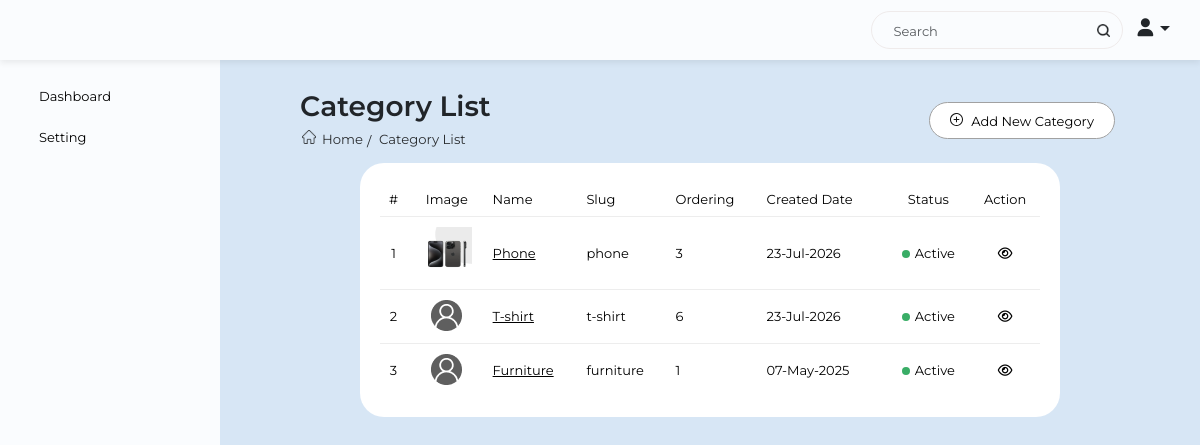
/backend/product-main-category-list/ (signed in), run on the app's committed database.
### backend/models.py (models this page shows, shortened)
class ProductMainCategory(models.Model):
    main_cat_name = models.CharField(max_length=100, unique=True)
    cat_slug      = models.SlugField(max_length=150, unique=True, blank=True)
    cat_image     = models.ImageField(upload_to='ecommerce/category_images/', blank=True, null=True)
    description   = models.TextField(blank=True, null=True)
    cat_ordering  = models.IntegerField(default=0,blank=True, null=True)
    created_by    = models.ForeignKey(User, on_delete=models.CASCADE, related_name='category_created_by')
    updated_by    = models.ForeignKey(User, on_delete=models.CASCADE, related_name='category_updated_by', blank=True, null=True)
    created_at    = models.DateTimeField(auto_now_add=True)
    updated_at    = models.DateTimeField(auto_now_add=False, blank=True, null=True)
    is_active     = models.BooleanField(default=True)
    class Meta:
        db_table = 'product_category'
        verbose_name_plural = 'Product Categories'
        ordering = ['-is_active','cat_ordering']

### backend/views.py (the view)
# urls.py: path('product-main-category-list/', views.product_main_category_list_view, name='product_main_category_list'),
@login_required
def product_main_category_list_view(request):
    if not checkUserPermission(request, "can_view", "backend/product-main-category-list/"):
        return render(request,"403.html")
    product_main_categories = ProductMainCategory.objects.filter(is_active=True).order_by('-id')
    page_number = request.GET.get('page', 1)
    product_main_categories, paginator_list, last_page_number = paginate_data(request, page_number, product_main_categories)
    params = request.GET.copy()
    params.pop('page', None)
    context = {
        'first_page_number': 1,
        'paginator_list': paginator_list,
        'last_page_number': last_page_number,
        'product_main_categories': product_main_categories,
        'params': params.urlencode(),
    }
    return render(request, "product/main_category_list.html", context)

### backend/common_func.py (called while the page is built, shortened)
def checkUserPermission(request, access_type, menu_url):
    try:
        if request.user.is_superuser:
            return True
    except:
        return False

### backend/context_processors.py (called while the page is built)
def menu_items(request):
    menu_list             = UserPermission.objects.filter(user_id=request.user.id, menu__is_main_menu=True, can_view=True, menu__parent_id=0, menu__is_active=True, menu__deleted=False, is_active=True).select_related('menu','user')
    search_menu_list      = UserPermission.objects.filter(user_id=request.user.id, can_view=True, menu__is_active=True, menu__deleted=False, is_active=True).select_related('menu','user')
    return {'main_menu_list':  menu_list, 'search_menu_list': search_menu_list}

def get_cart_item(request):
    if request.user.is_authenticated:
        try:
            customer=Customer.objects.filter(user=request.user).first()
            cart_items = OrderCart.objects.filter(customer=customer, is_active=True, is_order=False)
        except Customer.DoesNotExist:
            cart_items = []
    else:
        cart_items = []
    amount_summary=cart_amount_summary(request)
    return {'cart_item_count': len(cart_items), 'cart_items': cart_items, 'amount_summary': amount_summary}

def storefront_catalog(request):
    try:
        categories = ProductMainCategory.objects.filter(is_active=True).annotate(
            product_count=Count('products', filter=Q(products__is_active=True))
        ).order_by('cat_ordering', 'main_cat_name')
    except Exception:
        categories = []
    return {'storefront_categories': categories}

### backend/views.py (called while the page is built)
@login_required
def paginate_data(request, page_num, data_list):
    items_per_page, max_pages = 10, 10
    paginator = Paginator(data_list, items_per_page)
    last_page_number = paginator.num_pages
    try:
        data_list = paginator.page(page_num)
    except PageNotAnInteger:
        data_list = paginator.page(1)
    except EmptyPage:
        data_list = paginator.page(paginator.num_pages)
    current_page = data_list.number
    start_page = max(current_page - int(max_pages / 2), 1)
    end_page = start_page + max_pages
    if end_page > last_page_number:
        end_page = last_page_number + 1
        start_page = max(end_page - max_pages, 1)
    paginator_list = range(start_page, end_page)
    return data_list, paginator_list, last_page_number

### backend/templates/product/main_category_list.html (shortened to what this page needs)
{% extends 'base.html' %}
{% block content %}
    <section class="customer-list-section">
        <div class="container">
            <div class="content">
                <div class="title-box">
                    <div class="page-title">
                        <h3>Category List</h3>
                    </div>
                    <div class="breadcrumbs">
                        <ul class="breadcrumbs-list">
                            <li><a href="#"><span><img src="/static/images/icons/Home.svg" alt="more"></span>Home</a></li>
                            <li><a href="#">Category List</a></li>
                        </ul>
                    </div>
                    <div class="top-button">
                        <div class="button-box">
                            <a class="button primary-button" href="{% url 'add_product_main_category' %}"><span><img src="/static/images/icons/add.svg" alt="more"></span> Add New Category</a>
                        </div>
                    </div>
                </div>
                <div class="listing-box">
                    <div class="table table-border-bottom">
                        <table>
                            <tr>
                                <th class="text-center" >#</th>
                                <th class="text-center">Image</th>
                                <th class="text-left">Name</th>
                                <th class="text-left">Slug</th>
                                <th class="text-left">Ordering</th>
                                <th class="text-left">Created Date</th>
                                <th class="text-center">Status</th>
                                <th class="text-center">Action</th>
                            </tr>
                        {% for data in product_main_categories %}
                            <tr>
                                <td class="text-center">{{ forloop.counter }}</td>
                                <td class="text-center">
                                    <span>
                                        {% if data.cat_image %}
                                            <img src="{{ data.cat_image.url }}" alt="{{ data.main_cat_name }}" style="width: 50px; height: 50px;">
                                        {% else %}
                                            <img src="/static/images/icons/user-default.png" alt="{{ data.main_cat_name }}">
                                        {% endif %}
                                    </span>
                                </td>
                                <td class="text-left">
                                    <a class="text-underline" href="{% url 'product_main_category_details' data.id %}">{{ data.main_cat_name }}</a>
                                </td>
                                <td class="text-left">{{ data.cat_slug }}</td>
                                <td class="text-left">{{ data.cat_ordering|default:0 }}</td>
                                <td class="text-left">{{ data.created_at|date:"d-M-Y" }}</td>
                                <td class="text-center">
                                    {% if data.is_active %}
                                        <span class="active"><img src="/static/images/icons/ellipse-active.svg" alt="active"></span>Active
                                    {% else %}
                                        <span class="inactive"></span>Inactive
                                    {% endif %}
                                </td>
                                  <td class="text-center">
                                    <span class="more">
                                        <a href="{% url 'product_main_category_details' data.id %}">
                                            <i class="fas fa-eye font-weight500"></i>
                                        </a>
                                    </span>
                                </td>
                            </tr>
                        {% empty %}
                            <tr>
                                <td colspan="8" class="text-center">No Data found.</td>
                            </tr>
                        {% endfor %}
                        </table>
                    </div>
                </div>
            </div>
        </div>
    </section>
{% endblock %}

### static/css/ecommerce.css (style rules this page uses)
body,html { scroll-behavior: smooth; background-color: #D7E6F5; }
html, body, div, span, applet, object, iframe, h1, h2, h3, h4, h5, h6, p, blockquote, pre, a, abbr, acronym, address, big, cite, code, del, dfn, em, img, ins, kbd, q, s, samp, small, strike, strong, sub, sup, tt, var, b, u, i, center, dl, dt, dd, ol, ul, li, fieldset, form, label, legend, table, caption, tbody, tfoot, thead, tr, th, td, article, aside, canvas, details, embed, figure, figcaption, footer, header, hgroup, menu, nav, output, ruby, section, summary, time, mark, audio, video { margin: 0; padding: 0; border: 0; font-size: 100%; font: inherit; vertical-align: baseline; }
article, aside, details, figcaption, figure, footer, header, hgroup, menu, nav, section { display: block; }
body { line-height: 1; }
ol, ul { list-style: none; }
body { font-family: 'MontserratRegular'; font-size: 13px; }
table { border-collapse: collapse; border-spacing: 0; }
.table .active img { margin-right: 5px; }
table { width: 100%; }
.table { background-color: white; padding: 20px; border-radius: 24px; }
.content { padding: 30px; }
.page-title h3 { font-size: 28px; font-family: 'MontserratSemiBold'; margin-bottom: 5px; }
.text-center { text-align: center; }
.text-left { text-align: left; }
.breadcrumbs { margin-bottom: 15px; margin-top: 10px; }
.breadcrumbs ul { display: flex; justify-content: flex-start; }
.breadcrumbs-list li { position: relative; margin-right: 14px; }
.breadcrumbs-list a { font-family: 'MontserratRegular'; line-height: 2.14em; color: #000000; text-decoration: none; }
.breadcrumbs-list li + li:before { content: '/'; display: block; position: absolute; top: 50%; transform: translateY(-50%); left: -10px; font-size: inherit; color: inherit; margin-top: 2px; }
.breadcrumbs-list li:last-child { margin-right: 0px; }
.breadcrumbs-list img { margin-right: 6px; }
.title-box { position: relative; }
.primary-button { padding: 10px 20px; border: 0; text-decoration: none; background-color: #FFFFFF; display: flex; border-radius: 24px; color: #000000; }
.top-button { position: absolute; right: 0; top: 10px; }
.button-box img { margin-right: 5px; }
.table td, .table th { padding: 10px 6px; vertical-align: middle; }
.table-border-bottom th, .table-border-bottom td { border-bottom: 1px solid #EDEDED; }
.table-border-bottom tr:last-child td { border-bottom: 0px solid #EDEDED; }
.listing-box { padding: 0 60px; }
.text-underline { text-decoration: underline; }
.table a { color: inherit; }
.button { border: 1px solid #A1A1A1; padding: 10px 20px; border-radius: 24px; margin: 0 5px; cursor: pointer; text-decoration: none; display: inline-block; }
.breadcrumbs ul { display: flex; list-style: none; margin: 0; padding: 0; }
.breadcrumbs ul li a { margin-left: 2px; font-size: 13.2px; font-family: 'MontserratRegular'; color: #000000; opacity: .8; text-decoration: none; line-height: 18px; }
.breadcrumbs ul li a::after { content: "/"; padding: 0 2px; display: none; }
.breadcrumbs ul li:last-child a::after { content: ""; }
.container { padding: 0; max-width: calc(100% - 60px); }
.more .font-weight500 { font-weight: 500; }

### data on the page
ProductMainCategory: cat_image (picture), main_cat_name "Phone", cat_slug "phone", cat_ordering "3", created_at "23-Jul-2026", is_active True (drawn)
ProductMainCategory: main_cat_name "T-shirt", cat_slug "t-shirt", cat_ordering "6", created_at "23-Jul-2026", is_active True (drawn)
ProductMainCategory: main_cat_name "Furniture", cat_slug "furniture", cat_ordering "1", created_at "07-May-2025", is_active True (drawn)
